Frame 1 (no input): blank canvas, image omitted
Frame 60 (the mouse pressed at the canvas centre just before this capture): blank canvas, image omitted
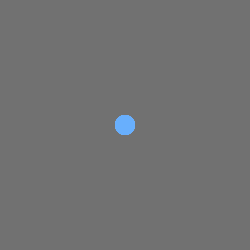
Frame 120 (the mouse held since frame 60 and released just before this capture)

The Processing sketch whose frames 1 and 60 were blank and that drew this single picture after the mouse press (run headless with seeded random() and noise(); from frame 60 on, the mouse is pressed at the canvas centre):

// Processing sketch: processing_140837
// ── processing_140837.pde

void setup() {
  size(250, 250);
  background(150);
  frameRate(100);
}

void draw() {
  noStroke();
  fill(100,random(100,255),255,50);
  
  if(mousePressed == true) {
    ellipse(mouseX, mouseY, 20, 20);
  }
  else {
background(random(50,150));
  }
}
